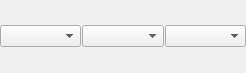
<?xml version="1.0" encoding="UTF-8"?>
<ui version="4.0">
 <class>CellForm</class>
 <widget class="QWidget" name="CellForm">
  <property name="geometry">
   <rect>
    <x>0</x>
    <y>0</y>
    <width>246</width>
    <height>73</height>
   </rect>
  </property>
  <property name="windowTitle">
   <string>Form</string>
  </property>
  <layout class="QHBoxLayout" name="horizontalLayout">
   <property name="spacing">
    <number>1</number>
   </property>
   <property name="leftMargin">
    <number>0</number>
   </property>
   <property name="topMargin">
    <number>0</number>
   </property>
   <property name="rightMargin">
    <number>0</number>
   </property>
   <property name="bottomMargin">
    <number>0</number>
   </property>
   <item>
    <widget class="QComboBox" name="comboBox_q"/>
   </item>
   <item>
    <widget class="QComboBox" name="comboBox_a"/>
   </item>
   <item>
    <widget class="QComboBox" name="comboBox_d"/>
   </item>
  </layout>
 </widget>
 <resources/>
 <connections/>
</ui>
